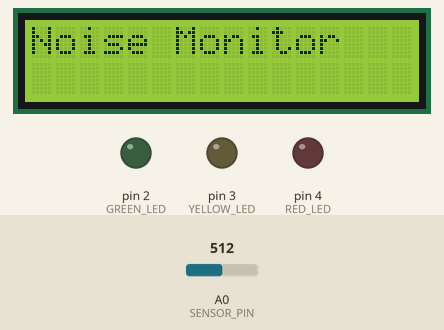
Recording of a sketch running on a simulated Arduino Uno, built with avr-gcc and run on an emulated ATmega328P. Shown: 16×2 character LCD, output pins drawn as LEDs (lit = HIGH). The inputs (shaded band) are chosen by the test bench; at power-on: A0 (SENSOR_PIN) = 512. What the sketch prints to the serial monitor is not drawn.

Above: at 0.1 s.
At 1.8 s:
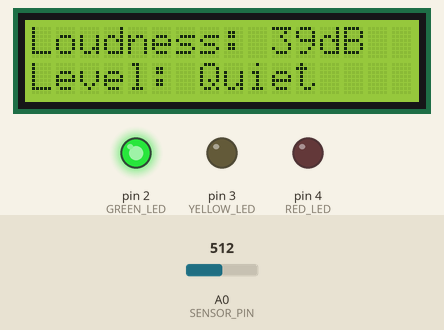
Timing chart, 0 to 3.3 s (numbered marks = the images above):
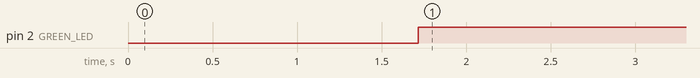

Measured:
- by itself, pin 2 (GREEN_LED): LOW → HIGH at 1.7 s

The sketch:

Noise_Detection.ino
```cpp
#include <Wire.h>
#include <LiquidCrystal_I2C.h> // Library for LCD

LiquidCrystal_I2C lcd(0x27, 16, 2);  // LCD address and size

const int sampleWindow = 100;         // Increased sampling window for better stability
unsigned int sample;

#define SENSOR_PIN A0
#define GREEN_LED 2    // Quiet
#define YELLOW_LED 3   // Moderate
#define RED_LED 4      // High

void setup () {
  pinMode(SENSOR_PIN, INPUT);
  pinMode(GREEN_LED, OUTPUT);
  pinMode(YELLOW_LED, OUTPUT);
  pinMode(RED_LED, OUTPUT);

  digitalWrite(GREEN_LED, LOW);
  digitalWrite(YELLOW_LED, LOW);
  digitalWrite(RED_LED, LOW);

  Serial.begin(115200);
  lcd.begin(16, 2);
  lcd.backlight();
  lcd.clear();
  lcd.setCursor(0, 0);
  lcd.print("Noise Monitor");
  delay(1500);
  lcd.clear();
}

void loop () {
  unsigned long startMillis = millis();
  float peakToPeak = 0;
  unsigned int signalMax = 0;
  unsigned int signalMin = 1024;

  while (millis() - startMillis < sampleWindow) {
    sample = analogRead(SENSOR_PIN);
    if (sample < 1024) {
      if (sample > signalMax) {
        signalMax = sample;
      }
      else if (sample < signalMin) {
        signalMin = sample;
      }
    }
  }

  peakToPeak = signalMax - signalMin;

  // Debugging values
  Serial.print("SignalMax: "); Serial.print(signalMax);
  Serial.print(" | SignalMin: "); Serial.print(signalMin);
  Serial.print(" | Peak-to-Peak: "); Serial.print(peakToPeak);

  // Map the value to a dB scale (adjusted for common sound sensors)
  int dB = map(peakToPeak, 10, 300, 40, 90);  // Adjust based on actual range
  dB = constrain(dB, 30, 100); // Clamp to valid range
  Serial.print(" | dB: "); Serial.println(dB);

  // Display on LCD
  lcd.setCursor(0, 0);
  lcd.print("Loudness: ");
  lcd.print(dB);
  lcd.print("dB   ");  // Padding to clear old values

  // LED & Level Logic
  lcd.setCursor(0, 1);
  if (dB <= 60) {
    lcd.print("Level: Quiet   ");
    digitalWrite(GREEN_LED, HIGH);
    digitalWrite(YELLOW_LED, LOW);
    digitalWrite(RED_LED, LOW);
  }
  else if (dB <= 75) {
    lcd.print("Level: Moderate");
    digitalWrite(GREEN_LED, LOW);
    digitalWrite(YELLOW_LED, HIGH);
    digitalWrite(RED_LED, LOW);
  }
  else {
    lcd.print("Level: High    ");
    digitalWrite(GREEN_LED, LOW);
    digitalWrite(YELLOW_LED, LOW);
    digitalWrite(RED_LED, HIGH);
  }

  delay(500);  // More stable visual output
  //lcd.clear();
}
```
